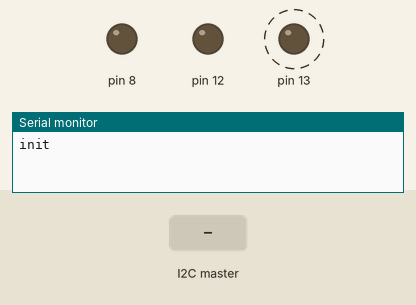
Bench run of a program on a simulated Arduino Uno, built with avr-gcc and run on an emulated ATmega328P. Parts: output pins drawn as LEDs (lit = HIGH), the last lines printed to the serial monitor. Dashed ring = blinking. The test bench sets the inputs (shaded band).

Above: at 1.2 s.
1.3 s: the I2C master sends the byte 1
At 8.1 s:
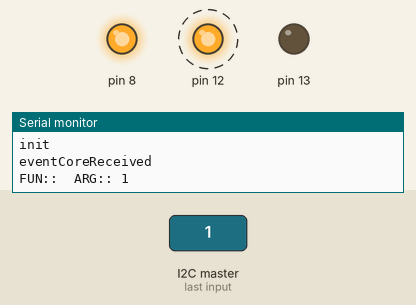
Timing chart, 0 to 9.5 s (numbered marks = the images above; inputs shaded):
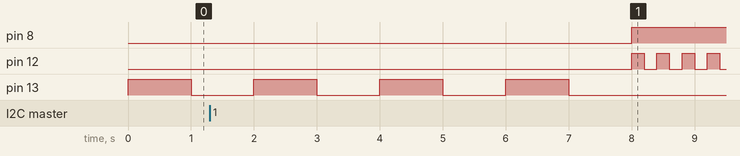

Measured:
- by itself, pin 13: alternates HIGH for 1.0 s and LOW for 1.0 s, 6 changes in all, then stays LOW

The program:

main.cpp
```cpp
#include <Arduino.h>
#include <core.h>

/* pins */
int led5;
int led4;
int led14;

/* user functions */
/* blink5 will be exec on Core2 */
int blink5(int arg)
{
	for (int i = 0; i < 4; i++) {
		digitalWrite(led5, HIGH);
		delay(1000);
		digitalWrite(led5, LOW);
		delay(1000);
	}

	return 1000;
}

/* blink4 will be exec on Core2 */
int blink4(int arg)
{
	for (int i = 0; i < 10; i++) {
		digitalWrite(led4, HIGH);
		delay(arg);
		digitalWrite(led4, LOW);
		delay(arg);
	}

	return 4;
}

/* blink14 will be exec on Core1 */
int blink14(int arg)
{
	CORE.core2Return = 100;

	while(1) {
		digitalWrite(led14, HIGH);
		delay(CORE.core2Return);
		digitalWrite(led14, LOW);
		delay(CORE.core2Return);
	}

	return -1;
}

void setup()
{
	/* core init */
	CORE.init();

	/* config pins */
	led5 = CORE.setPinMode(5, OUTPUT);
	led14 = CORE.setPinMode(14, OUTPUT);
	led4 = CORE.setPinMode(4, OUTPUT);

	/* register the functions */
	CORE.addCommand("blink5", blink5);
	CORE.addCommand("blink14", blink14);
	CORE.addCommand("blink4", blink4);

	/* Core1 queue tasks */
	CORE.addExecTask(blink14, CORE1);

	/* Core2 queue tasks */
	CORE.addExecTask(blink5, CORE2);
	CORE.addExecTask(blink4, CORE2, 200);

	/* and after the tasks on core2 are fineshed
		start blink5 again */
	CORE.onCore2Return = []() {
		if (CORE.core2Return == 4) {
			CORE.core2Return = 500;
			CORE.execOn(blink5, CORE2);
		}
	};
}

void loop()
{
	/* run tasks */
	CORE.exec();
}
```
